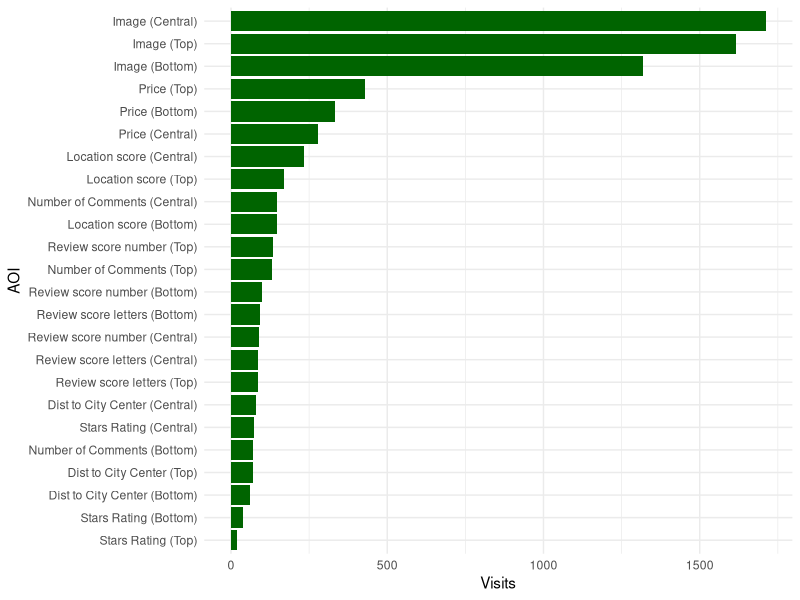
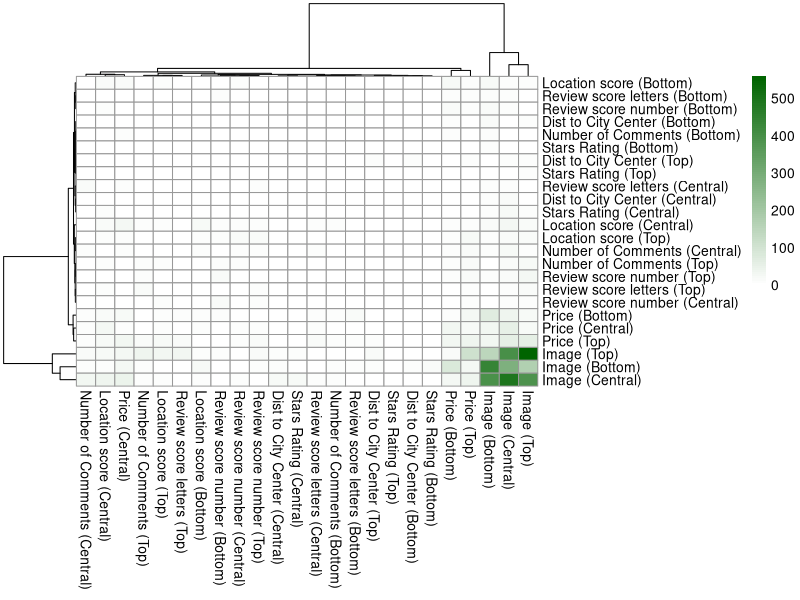

Recreate these plots in R, in order.
## ---- chunk 1
library(readr)
library(dplyr)
library(igraph)
library(knitr)
library(ggplot2)
library(pheatmap)
library(nnet)
library(pscl)
## ---- chunk 2
Secuencia <- read_delim(
  "Secuencia.csv",
  delim = ";",
  escape_double = FALSE,
  trim_ws = TRUE
)

AreasInteres <- read_csv("AreasInteres.csv")

Secuencia <- Secuencia %>%
  left_join(
    AreasInteres,
    by = "Area"
  ) %>%
  dplyr::select(
    -Area
  ) %>%
  rename(
    Area = `Nombre area`
  )
## ---- chunk 3
build_aoi_network <- function(df){

  df <- df[order(df$Secuencia), ]

  areas <- df$Area

  if(length(areas) < 2){
    return(NULL)
  }

  ####################################################
  # EARLY VISUAL EXPLORATION
  ####################################################

  FirstAOI <- as.character(
    areas[1]
  )

  FirstTransition <- paste0(
    areas[1],
    "_",
    areas[2]
  )

  First3AOIs <- paste(
    head(areas, 3),
    collapse = "_"
  )

  ####################################################
  # AOI-TO-AOI NETWORK
  ####################################################

  edges <- data.frame(
    from = head(areas, -1),
    to   = tail(areas, -1)
  )

  edges_weighted <- edges %>%
    count(
      from,
      to,
      name = "weight"
    )

  g <- graph_from_data_frame(
    edges_weighted,
    directed = TRUE
  )

  E(g)$weight <- edges_weighted$weight

  ####################################################
  # AOI VISITS
  ####################################################

  node_freq <- table(areas)

  V(g)$visits <- as.numeric(
    node_freq[
      match(
        V(g)$name,
        names(node_freq)
      )
    ]
  )

  ####################################################
  # TRANSITION ENTROPY
  ####################################################

  probs <- edges_weighted$weight /
    sum(edges_weighted$weight)

  Entropy <- -sum(
    probs * log2(probs)
  )

  ####################################################
  # OUTPUT
  ####################################################

  return(
    list(
      graph = g,
      edges = edges,
      edges_weighted = edges_weighted,
      node_freq = node_freq,

      FirstAOI = FirstAOI,
      FirstTransition = FirstTransition,
      First3AOIs = First3AOIs,

      Entropy = Entropy
    )
  )
}
## ---- chunk 4
NetworkList <- list()

TrajectoryFeatures <- data.frame()

subjects <- unique(
  Secuencia$Sujeto
)

for(s in subjects){

  data_s <- filter(
    Secuencia,
    Sujeto == s
  )

  ensayos <- unique(
    data_s$Ensayo
  )

  for(e in ensayos){

    data_se <- filter(
      data_s,
      Ensayo == e
    )

    net <- build_aoi_network(
      data_se
    )

    if(!is.null(net)){

      nombre <- paste0(
        "S",
        s,
        "_E",
        e
      )

      NetworkList[[nombre]] <- net

      TrajectoryFeatures <- rbind(
        TrajectoryFeatures,
        data.frame(
          Sujeto = s,
          Ensayo = e,

          Choice = unique(
            data_se$ChosenCondition
          ),

          FirstAOI = net$FirstAOI,
          FirstTransition = net$FirstTransition,
          First3AOIs = net$First3AOIs,

          Nodes = gorder(
            net$graph
          ),

          Edges = gsize(
            net$graph
          ),

          Entropy = net$Entropy,

          stringsAsFactors = FALSE
        )
      )

    }
  }
}

summary(
  TrajectoryFeatures
)
## ---- chunk 5
all_aois <- bind_rows(
  lapply(
    NetworkList,
    function(x){

      data.frame(
        AOI = names(
          x$node_freq
        ),
        Visits = as.numeric(
          x$node_freq
        )
      )

    }
  )
)

freq_tab <- all_aois %>%
  group_by(AOI) %>%
  summarise(
    Visits = sum(Visits)
  ) %>%
  arrange(
    desc(Visits)
  )

kable(
  freq_tab,
  caption = "AOI visitation frequencies."
)
## ---- chunk 6
ggplot(
  freq_tab,
  aes(
    reorder(AOI, Visits),
    Visits
  )
)+
  geom_col(
    fill = "darkgreen"
  )+
  coord_flip()+
  theme_minimal()+
  labs(
    x = "AOI",
    y = "Visits"
  )
## ---- chunk 7
all_edges <- bind_rows(
  lapply(
    NetworkList,
    function(x){
      x$edges
    }
  )
)

agg_edges <- all_edges %>%
  count(
    from,
    to,
    name = "weight"
  )
## ---- chunk 8
mat <- xtabs(
  weight ~ from + to,
  data = agg_edges
)

mat
## ---- chunk 9
pheatmap(
  mat,
  clustering_distance_rows = "euclidean",
  clustering_distance_cols = "euclidean",
  clustering_method = "ward.D2",
  color = colorRampPalette(
    c(
      "white",
      "darkgreen"
    )
  )(100)
)
## ---- chunk 10
tabla_firstAOI <- table(
  TrajectoryFeatures$FirstAOI,
  TrajectoryFeatures$Choice
)

test_firstAOI <- chisq.test(
  tabla_firstAOI
)

tabla_firstTransition <- table(
  TrajectoryFeatures$FirstTransition,
  TrajectoryFeatures$Choice
)

test_firstTransition <- chisq.test(
  tabla_firstTransition
)

tabla_first3 <- table(
  TrajectoryFeatures$First3AOIs,
  TrajectoryFeatures$Choice
)

test_first3 <- chisq.test(
  tabla_first3
)
## ---- chunk 11
anova_nodes <- summary(
  aov(
    Nodes ~ Choice,
    data = TrajectoryFeatures
  )
)

anova_edges <- summary(
  aov(
    Edges ~ Choice,
    data = TrajectoryFeatures
  )
)

anova_entropy <- summary(
  aov(
    Entropy ~ Choice,
    data = TrajectoryFeatures
  )
)
## ---- chunk 12
multiverse_results <- data.frame(
  Universe = c(
    "FirstAOI",
    "FirstTransition",
    "First3AOIs",
    "Nodes",
    "Edges",
    "Entropy"
  ),

  Test = c(
    "Chi-square",
    "Chi-square",
    "Chi-square",
    "ANOVA",
    "ANOVA",
    "ANOVA"
  ),

  Pvalue = c(
    test_firstAOI$p.value,
    test_firstTransition$p.value,
    test_first3$p.value,
    anova_nodes[[1]][
      "Choice",
      "Pr(>F)"
    ],
    anova_edges[[1]][
      "Choice",
      "Pr(>F)"
    ],
    anova_entropy[[1]][
      "Choice",
      "Pr(>F)"
    ]
  )
)

kable(
  multiverse_results,
  digits = 4,
  caption = "Multiverse analysis of visual exploration."
)
## ---- chunk 13
TrajectoryFeatures$Choice <- as.factor(
  TrajectoryFeatures$Choice
)
## ---- chunk 14
m1 <- multinom(
  Choice ~ Entropy,
  data = TrajectoryFeatures,
  trace = FALSE
)

m2 <- multinom(
  Choice ~ Entropy + FirstAOI,
  data = TrajectoryFeatures,
  trace = FALSE
)

m3 <- multinom(
  Choice ~ Entropy + FirstTransition,
  data = TrajectoryFeatures,
  trace = FALSE
)

m4 <- multinom(
  Choice ~ Nodes + Edges + Entropy,
  data = TrajectoryFeatures,
  trace = FALSE
)
## ---- chunk 15
results_models <- data.frame(
  Model = c(
    "M1",
    "M2",
    "M3",
    "M4"
  ),

  Predictors = c(
    "Entropy",
    "FirstAOI + Entropy",
    "FirstTransition + Entropy",
    "Nodes + Edges + Entropy"
  ),

  McFadden_R2 = c(
    pR2(m1)["McFadden"],
    pR2(m2)["McFadden"],
    pR2(m3)["McFadden"],
    pR2(m4)["McFadden"]
  ),

  AIC = c(
    AIC(m1),
    AIC(m2),
    AIC(m3),
    AIC(m4)
  )
)

results_models <- results_models %>%
  mutate(
    McFadden_R2 = round(
      McFadden_R2,
      4
    ),
    AIC = round(
      AIC,
      1
    )
  )

kable(
  results_models,
  caption =
    "Comparative performance of multinomial models predicting booking decisions from alternative representations of visual exploration."
)
